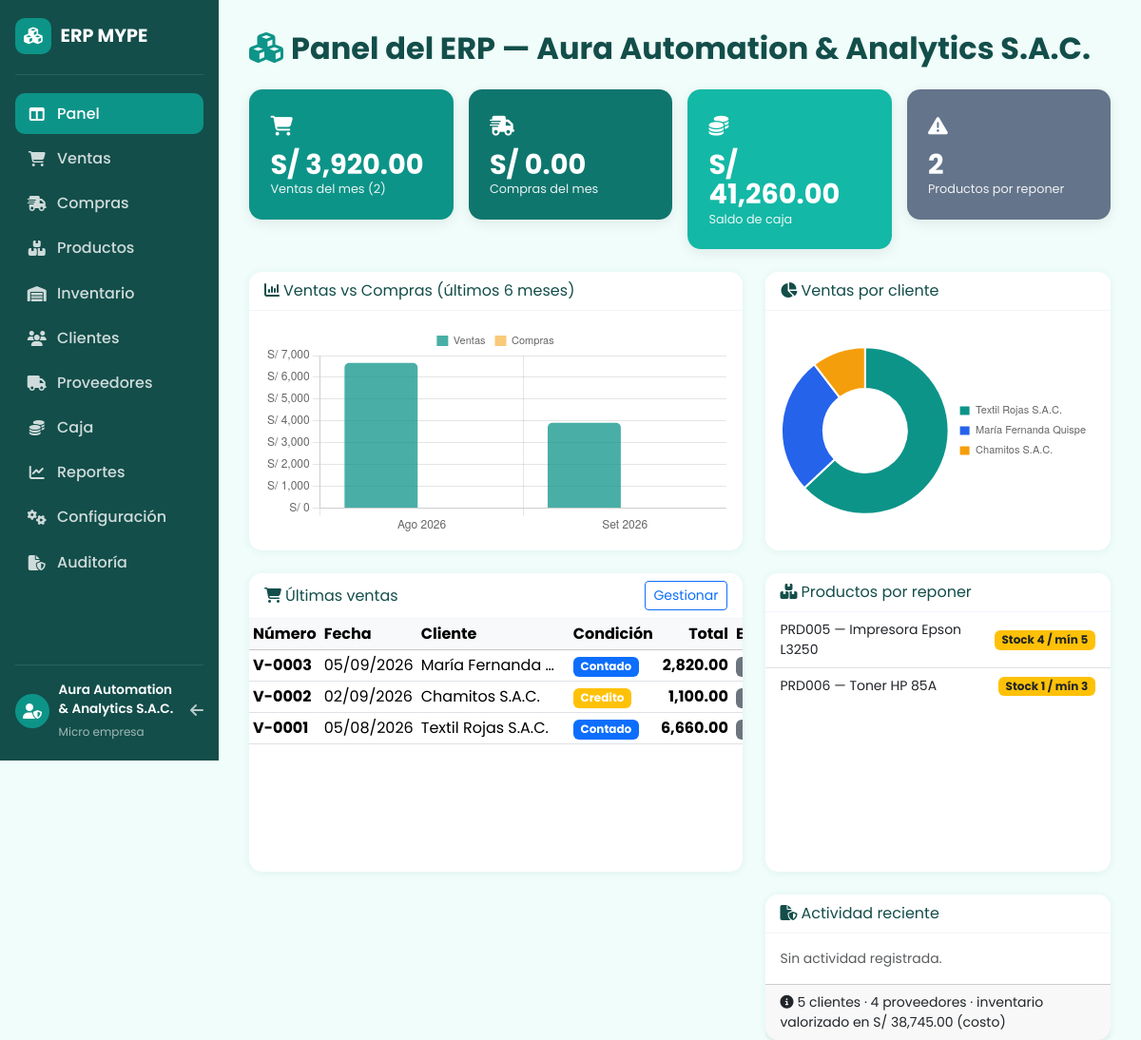
The page / on the database its author committed.
### tables this page shows
CREATE TABLE parametros (
    id          INT AUTO_INCREMENT PRIMARY KEY,
    clave       VARCHAR(40) NOT NULL UNIQUE,
    valor       TEXT NOT NULL,
    descripcion VARCHAR(150) NOT NULL DEFAULT ''
);

CREATE TABLE ventas (
    id            INT AUTO_INCREMENT PRIMARY KEY,
    numero        INT NOT NULL UNIQUE,
    fecha         DATE NOT NULL,
    cliente_id    INT NOT NULL,
    condicion     ENUM('contado','credito') NOT NULL DEFAULT 'contado',
    total         DECIMAL(14,2) NOT NULL DEFAULT 0.00,
    observaciones VARCHAR(255) NOT NULL DEFAULT '',
    estado        ENUM('emitida','anulada') NOT NULL DEFAULT 'emitida',
    fecha_creacion DATETIME NOT NULL DEFAULT CURRENT_TIMESTAMP,
    FOREIGN KEY (cliente_id) REFERENCES clientes(id)
);

CREATE TABLE clientes (
    id            INT AUTO_INCREMENT PRIMARY KEY,
    tipo_doc      ENUM('RUC','DNI') NOT NULL DEFAULT 'RUC',
    ruc_dni       VARCHAR(11) NOT NULL UNIQUE,
    razon_social  VARCHAR(150) NOT NULL,
    direccion     VARCHAR(200) NOT NULL DEFAULT '',
    correo        VARCHAR(120) NOT NULL DEFAULT '',
    telefono      VARCHAR(20) NOT NULL DEFAULT '',
    activo        TINYINT(1) NOT NULL DEFAULT 1,
    fecha_creacion DATETIME NOT NULL DEFAULT CURRENT_TIMESTAMP
);

CREATE TABLE productos (
    id             INT AUTO_INCREMENT PRIMARY KEY,
    codigo         VARCHAR(20) NOT NULL UNIQUE,
    nombre         VARCHAR(150) NOT NULL,
    descripcion    VARCHAR(255) NOT NULL DEFAULT '',
    categoria      VARCHAR(60) NOT NULL DEFAULT '',
    unidad         VARCHAR(20) NOT NULL DEFAULT 'unidad',
    controla_stock TINYINT(1) NOT NULL DEFAULT 1,
    stock          DECIMAL(12,3) NOT NULL DEFAULT 0.000,
    stock_minimo   DECIMAL(12,3) NOT NULL DEFAULT 0.000,
    precio_compra  DECIMAL(12,2) NOT NULL DEFAULT 0.00,
    precio_venta   DECIMAL(12,2) NOT NULL DEFAULT 0.00,
    activo         TINYINT(1) NOT NULL DEFAULT 1,
    fecha_creacion DATETIME NOT NULL DEFAULT CURRENT_TIMESTAMP
);

### vistas/dashboard.php (the view, shortened to what this page needs)
<?php
$iniMes = date('Y-m-01');
$finMes = date('Y-m-d');
$ventaMes  = (float) $db->query("SELECT COALESCE(SUM(total),0) FROM ventas WHERE estado='emitida' AND fecha BETWEEN '$iniMes' AND '$finMes'")->fetchColumn();
$compraMes = (float) $db->query("SELECT COALESCE(SUM(total),0) FROM compras WHERE estado='emitida' AND fecha BETWEEN '$iniMes' AND '$finMes'")->fetchColumn();
$ventasMes = (int) $db->query("SELECT COUNT(*) FROM ventas WHERE estado='emitida' AND fecha BETWEEN '$iniMes' AND '$finMes'")->fetchColumn();
$saldoCaja  = (float) $db->query("SELECT COALESCE(SUM(IF(tipo='ingreso',monto,0)),0) - COALESCE(SUM(IF(tipo='egreso',monto,0)),0) FROM caja")->fetchColumn();
$bajoStock  = $db->query("SELECT * FROM productos WHERE controla_stock=1 AND (stock <= 0.0005 OR stock < stock_minimo)")
              ->fetchAll();
$nClientes   = (int) $db->query('SELECT COUNT(*) FROM clientes WHERE activo=1')->fetchColumn();
$nProveedores = (int) $db->query('SELECT COUNT(*) FROM proveedores WHERE activo=1')->fetchColumn();
$valorInventario = (float) $db->query('SELECT COALESCE(SUM(stock*precio_compra),0) FROM productos WHERE controla_stock=1')->fetchColumn();
$ventasRecientes = $db->query('SELECT v.*, cl.razon_social FROM ventas v JOIN clientes cl ON cl.id=v.cliente_id ORDER BY v.fecha DESC, v.id DESC LIMIT 8')->fetchAll();
$tendencia = $db->query("SELECT DATE_FORMAT(fecha,'%Y-%m') mes,
                         COALESCE(SUM(IF(estado='emitida',total,0)),0) ventas FROM ventas
                         GROUP BY mes ORDER BY mes DESC LIMIT 6")->fetchAll();
$compTend  = $db->query("SELECT DATE_FORMAT(fecha,'%Y-%m') mes,
                         COALESCE(SUM(IF(estado='emitida',total,0)),0) compras FROM compras
                         GROUP BY mes ORDER BY mes DESC LIMIT 6")->fetchAll();
$tendencia = array_reverse($tendencia);
$compMesa  = [];
foreach ($compTend as $c) $compMesa[$c['mes']] = (float) $c['compras'];
$porCliente = $db->query("SELECT cl.razon_social, COALESCE(SUM(v.total),0) total
                          FROM ventas v JOIN clientes cl ON cl.id=v.cliente_id
                          WHERE v.estado='emitida' GROUP BY cl.id, cl.razon_social ORDER BY total DESC LIMIT 5")->fetchAll();
$auditoria = $db->query('SELECT * FROM audit_log ORDER BY id DESC LIMIT 6')->fetchAll();
?>
<h2 class="page-title mb-4"><i class="fa-solid fa-cubes me-2"></i>Panel del ERP — <?= limpiar(nombreEmpresa($db)) ?></h2>
<div class="row g-3 mb-4">
    <div class="col-md-3">
        <div class="stat stat-1">
            <div class="stat-icon"><i class="fa-solid fa-cart-shopping"></i></div>
            <div class="stat-num"><?= formatoMoneda($ventaMes) ?></div>
            <div class="stat-label">Ventas del mes (<?= $ventasMes ?>)</div>
        </div>
    </div>
    <div class="col-md-3">
        <div class="stat stat-2">
            <div class="stat-icon"><i class="fa-solid fa-truck-fast"></i></div>
            <div class="stat-num"><?= formatoMoneda($compraMes) ?></div>
            <div class="stat-label">Compras del mes</div>
        </div>
    </div>
    <div class="col-md-3">
        <div class="stat stat-3">
            <div class="stat-icon"><i class="fa-solid fa-coins"></i></div>
            <div class="stat-num"><?= formatoMoneda($saldoCaja) ?></div>
            <div class="stat-label">Saldo de caja</div>
        </div>
    </div>
    <div class="col-md-3">
        <div class="stat stat-4">
            <div class="stat-icon"><i class="fa-solid fa-triangle-exclamation"></i></div>
            <div class="stat-num"><?= count($bajoStock) ?></div>
            <div class="stat-label">Productos por reponer</div>
        </div>
    </div>
</div>
<div class="row g-4 mb-4">
    <div class="col-lg-7">
        <div class="card h-100">
            <div class="card-header"><i class="fa-solid fa-chart-column me-1"></i>Ventas vs Compras (últimos 6 meses)</div>
            <div class="card-body">
                <div style="height:220px; position:relative;"><canvas id="chartTend"></canvas></div>
            </div>
        </div>
    </div>
    <div class="col-lg-5">
        <div class="card h-100">
            <div class="card-header"><i class="fa-solid fa-chart-pie me-1"></i>Ventas por cliente</div>
            <div class="card-body">
                <div style="height:220px; position:relative;"><canvas id="chartClientes"></canvas></div>
            </div>
        </div>
    </div>
</div>
<div class="row g-4 mb-4">
    <div class="col-lg-7">
        <div class="card h-100">
            <div class="card-header d-flex justify-content-between align-items-center">
                <span><i class="fa-solid fa-cart-shopping me-1"></i>Últimas ventas</span>
                <a href="?vista=ventas" class="btn btn-sm btn-outline-primary">Gestionar</a>
            </div>
            <div class="card-body p-0">
                <div class="table-responsive">
                    <table class="table table-sm table-hover mb-0 align-middle">
                        <thead class="table-light">
                            <tr><th>Número</th><th>Fecha</th><th>Cliente</th><th>Condición</th>
                                <th class="text-end">Total</th><th>Estado</th></tr>
                        </thead>
                        <tbody>
                        <?php foreach ($ventasRecientes as $v): ?>
                            <tr class="<?= $v['estado']==='anulada' ? 'table-warning text-muted' : '' ?>">
                                <td><strong><?= numeroVenta((int) $v['numero']) ?></strong></td>
                                <td><?= formatoFecha($v['fecha']) ?></td>
                                <td class="text-truncate" style="max-width:160px" title="<?= limpiar($v['razon_social']) ?>"><?= limpiar($v['razon_social']) ?></td>
                                <td><?= badgeEstado($v['condicion']) ?></td>
                                <td class="text-end"><strong><?= number_format($v['total'], 2) ?></strong></td>
                                <td><?= badgeEstado($v['estado']) ?></td>
                            </tr>
                        <?php endforeach; ?>
                        </tbody>
                    </table>
                </div>
            </div>
        </div>
    </div>
    <div class="col-lg-5">
        <div class="card h-100">
            <div class="card-header"><i class="fa-solid fa-boxes-stacked me-1"></i>Productos por reponer</div>
            <div class="card-body p-0">
                <ul class="list-group list-group-flush">
                    <?php foreach ($bajoStock as $b): ?>
                        <li class="list-group-item py-2 d-flex justify-content-between align-items-center">
                            <span class="small"><?= limpiar($b['codigo']) ?> — <?= limpiar($b['nombre']) ?></span>
                            <span class="badge bg-warning text-dark">
                                <?= ((float) $b['stock'] <= 0.0005 ? 'AGOTADO' : 'Stock ' . formatoCantidad((float) $b['stock']) . ' / mín ' . formatoCantidad((float) $b['stock_minimo'])) ?>
                            </span>
                        </li>
                    <?php endforeach; ?>
                </ul>
            </div>
        </div>
        <div class="card mt-4">
            <div class="card-header"><i class="fa-solid fa-file-shield me-1"></i>Actividad reciente</div>
            <div class="card-body p-0">
                <ul class="list-group list-group-flush">
                    <?php if (!$auditoria): ?>
                        <li class="list-group-item text-muted small py-3">Sin actividad registrada.</li>
                    <?php endif; ?>
                </ul>
            </div>
            <div class="card-footer small"><i class="fa-solid fa-circle-info me-1"></i><?= $nClientes ?> clientes · <?= $nProveedores ?> proveedores · inventario valorizado en <?= formatoMoneda($valorInventario) ?> (costo)</div>
        </div>
    </div>
</div>
<script>
document.addEventListener('DOMContentLoaded', function(){
    var tend = <?= json_encode($tendencia) ?>;
    var comp = <?= json_encode($compMesa) ?>;
    var etiquetas = tend.map(function(t){ var p=t.mes.split('-'); var mes=['Ene','Feb','Mar','Abr','May','Jun','Jul','Ago','Set','Oct','Nov','Dic'][parseInt(p[1])-1]; return mes+' '+p[0]; });
    var ctxT = document.getElementById('chartTend');
    if (tend.length) {
        new Chart(ctxT, {
            type: 'bar',
            data: { labels: etiquetas, datasets: [
                { label: 'Ventas', data: tend.map(function(t){ return +t.ventas; }),
                  borderColor: '#0d9488', backgroundColor: 'rgba(13,148,136,.75)', borderRadius: 5 },
                { label: 'Compras', data: etiquetas.map(function(e,i){ return +(comp[tend[i].mes] || 0); }),
                  borderColor: '#f59e0b', backgroundColor: 'rgba(245,158,11,.55)', borderRadius: 5 }
            ]},
            options: { maintainAspectRatio: false,
                       plugins: { legend: { labels: { boxWidth: 12, font: { size: 11 } } } },
                       scales: { y: { beginAtZero: true, ticks: { callback: function(v){ return 'S/ ' + Number(v).toLocaleString('es-PE'); } } } } }
        });
    } else {
        ctxT.parentElement.innerHTML = '<p class="text-muted text-center py-4">Sin movimientos registrados.</p>';
    }
    var ctxC = document.getElementById('chartClientes');
    if (<?= count($porCliente) ?>) {
        new Chart(ctxC, {
            type: 'doughnut',
            data: { labels: <?= json_encode(array_map(fn($c)=>$c['razon_social'], $porCliente)) ?>,
                    datasets: [{ data: <?= json_encode(array_map(fn($c)=>(float)$c['total'], $porCliente)) ?>,
                                 backgroundColor: ['#0d9488','#2563eb','#f59e0b','#dc2626','#7c3aed'] }] },
            options: { maintainAspectRatio: false, plugins: { legend: { position: 'right', labels: { boxWidth: 12, font: { size: 11 } } } } }
        });
    } else {
        ctxC.parentElement.innerHTML = '<p class="text-muted text-center py-4">Sin ventas.</p>';
    }
});
</script>

### includes/encabezado.php (shortened to what this page needs)
<?php
require_once __DIR__ . '/../config/db.php';
require_once __DIR__ . '/helpers.php';
$vistaActual = preg_replace('/[^a-z0-9_]/i', '', $_GET['vista'] ?? 'dashboard');
$vistaActual = $vistaActual === '' ? 'dashboard' : $vistaActual;
$nav = [
    'dashboard'     => ['fa-table-columns',        'Panel'],
    'ventas'        => ['fa-cart-shopping',        'Ventas'],
    'compras'       => ['fa-truck-fast',           'Compras'],
    'productos'     => ['fa-boxes-stacked',        'Productos'],
    'inventario'    => ['fa-warehouse',            'Inventario'],
    'clientes'      => ['fa-users',                'Clientes'],
    'proveedores'   => ['fa-truck',                'Proveedores'],
    'caja'          => ['fa-coins',                'Caja'],
    'reportes'      => ['fa-chart-line',           'Reportes'],
    'configuracion' => ['fa-gears',                'Configuración'],
    'auditoria'     => ['fa-file-shield',          'Auditoría'],
];
?>
<!DOCTYPE html>
<html lang="es">
<head>
    <link href="https://cdn.jsdelivr.net/npm/bootstrap@5.3.3/dist/css/bootstrap.min.css" rel="stylesheet">
    <link href="https://cdnjs.cloudflare.com/ajax/libs/font-awesome/6.5.1/css/all.min.css" rel="stylesheet">
    <link href="css/estilos.css" rel="stylesheet">
</head>
<body>
<?php if (empty($_GET['sin_shell'])): ?>
<div class="app-shell">
    <aside class="app-sidebar">
        <div class="app-brand">
            <span class="app-logo"><i class="fa-solid fa-cubes"></i></span>
            <span>ERP MYPE</span>
        </div>
        <nav class="app-nav">
            <?php foreach ($nav as $clave => [$icono, $label]): ?>
                <a class="app-link <?= $vistaActual === $clave ? 'active' : '' ?>"
                   href="index.php?vista=<?= $clave ?>"><i class="fa-solid <?= $icono ?>"></i><?= $label ?></a>
            <?php endforeach; ?>
        </nav>
        <div class="app-user">
            <div class="app-avatar"><i class="fa-solid fa-user-shield"></i></div>
            <div>
                <span class="app-user-name"><?= limpiar(nombreEmpresa($db)) ?></span>
                <span class="app-user-rol">Micro empresa</span>
            </div>
            <a href="../" class="app-logout" title="Volver al ERP"><i class="fa-solid fa-arrow-left"></i></a>
        </div>
    </aside>
    <main class="app-main">
<?php endif; ?>

### includes/helpers.php (shortened to what this page needs)
<?php
function limpiar(?string $valor): string
{
    return htmlspecialchars((string) ($valor ?? ''), ENT_QUOTES, 'UTF-8');
}
function formatoMoneda(float $monto): string
{
    return 'S/ ' . number_format($monto, 2, '.', ',');
}
function formatoCantidad(float $cantidad): string
{
    return rtrim(rtrim(number_format($cantidad, 3, '.', ','), '0'), '.');
}
function formatoFecha(?string $fecha): string
{
    $dt = DateTime::createFromFormat('Y-m-d', $fecha);
    return $dt ? $dt->format('d/m/Y') : $fecha;
}
function badgeEstado(string $estado): string
{
    $map = [
        'emitido'   => 'success',
        'anulado'   => 'warning',
        'activo'    => 'success',
        'inactivo'  => 'secondary',
        'entrada'   => 'info',
        'salida'    => 'danger',
        'ajuste'    => 'secondary',
        'ingreso'   => 'success',
        'egreso'    => 'danger',
        'contado'   => 'primary',
        'credito'   => 'warning',
        'ok'        => 'success',
        'bajo'      => 'warning',
        'agotado'   => 'danger',
        'servicio'  => 'info',
    ];
    return '<span class="badge bg-' . ($map[$estado] ?? 'secondary') . '">' . ucfirst(limpiar($estado)) . '</span>';
}
function parametro(PDO $db, string $clave, string $def = ''): string
{
    static $cache = [];
    if (!isset($cache[$clave])) {
        $stmt = $db->prepare('SELECT valor FROM parametros WHERE clave = ?');
        $stmt->execute([$clave]);
        $v = $stmt->fetchColumn();
        $cache[$clave] = $v === false ? $def : (string) $v;
    }
    return $cache[$clave];
}
function nombreEmpresa(PDO $db): string
{
    return parametro($db, 'EMPRESA_NOMBRE', 'Mi Micro Empresa S.A.C.');
}
function numeroVenta(int $n): string
{
    return sprintf('V-%04d', $n);
}

### rows shown on the page
parametros: valor "Aura Automation & Analytics S.A.C."
ventas: numero "V-0003", fecha "05/09/2026", cliente.razon_social "María Fernanda…", condicion "Contado", total "2,820.00"
ventas: numero "V-0002", fecha "02/09/2026", cliente.razon_social "Chamitos S.A.C.", condicion "Credito", total "1,100.00"
ventas: numero "V-0001", fecha "05/08/2026", cliente.razon_social "Textil Rojas S.A.C.", condicion "Contado", total "6,660.00"
productos: codigo "PRD005", nombre "Impresora Epson L3250", stock "4", stock_minimo "5"
productos: codigo "PRD006", nombre "Toner HP 85A", stock "1", stock_minimo "3"

### other values the page prints
$label "Panel"
$label "Ventas"
$label "Compras"
$label "Productos"
$label "Inventario"
$label "Clientes"
$label "Proveedores"
$label "Caja"
$label "Reportes"
$label "Configuración"
$label "Auditoría"
limpiar(nombreEmpresa($db)) "Aura Automation & Analytics S.A.C."
formatoMoneda($ventaMes) "S/ 3,920.00"
$ventasMes "2"
formatoMoneda($compraMes) "S/ 0.00"
